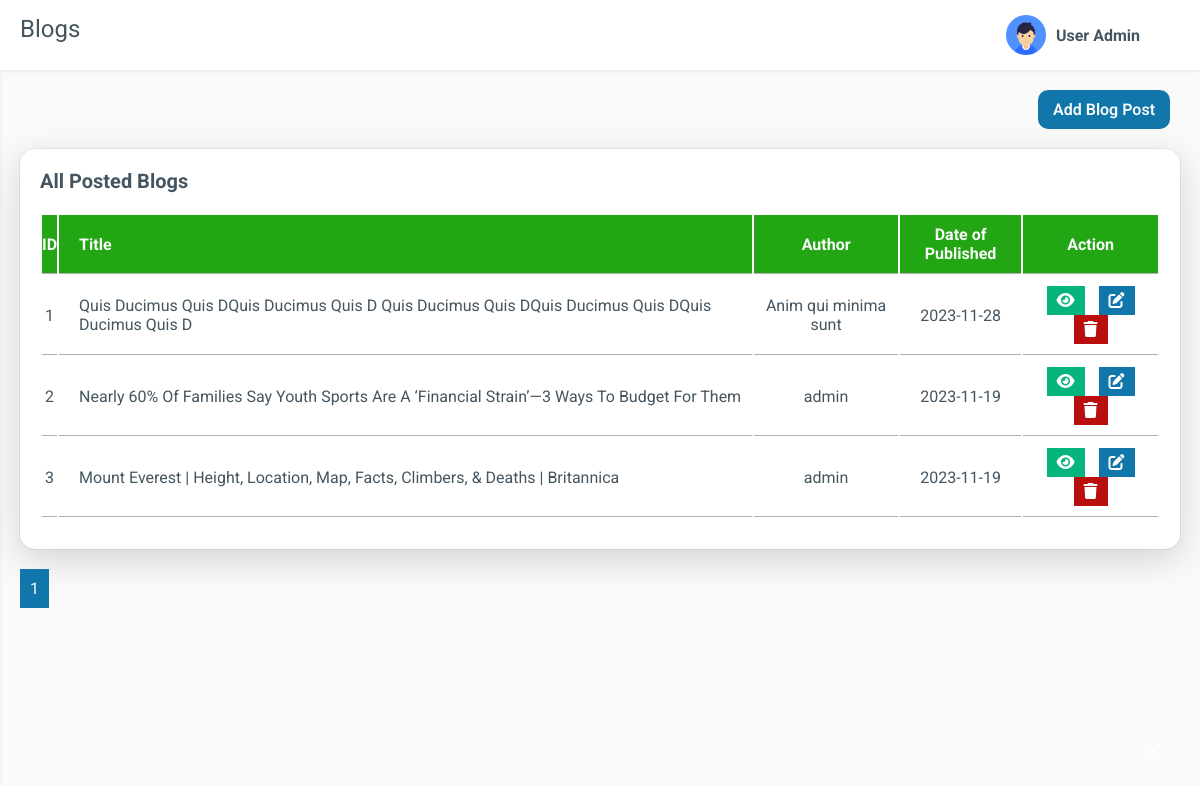
The app's page /admin/blog.php (signed in), older data.
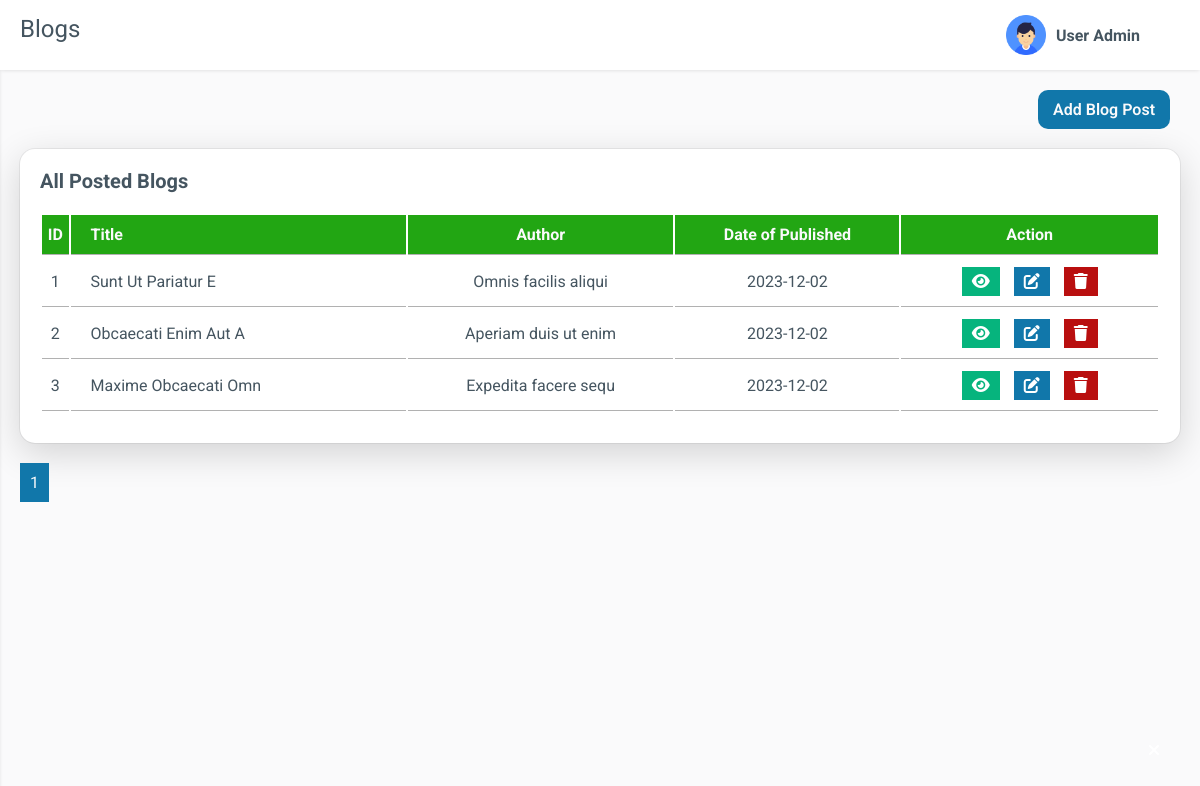
The same page, newer data.
### tables this page shows
CREATE TABLE `tbl_blog` (
  `id` int(11) NOT NULL,
  `post_title` varchar(255) NOT NULL,
  `author_name` varchar(255) NOT NULL,
  `publish_date` date NOT NULL,
  `description` text NOT NULL,
  `image` varchar(255) NOT NULL,
  `publish_time` time NOT NULL
);

### admin/blog.php (the view, shortened to what this page needs)
<?php
require_once('header.php');
require_once('sidebar.php');
?>
<div class="main">
        <div class="main-header">
            <div class="main-title">
                    Blogs
                </div>
                <?php
                    require_once('profile.php');
                ?>
        </div>
        <div class="main-content">
            <div class="row">
                <div class="col-12">
                    <div id="addBtn">
                        <a href="addblog.php">Add Blog Post</a>
                    </div>
                    <div class="box">
                        <div class="box-header">
                            All Posted Blogs
                        </div>
                        <div class="box-body overflow-scroll">
                            <table>
                                <thead>
                                    <tr>
                                        <th class="center">ID</th>
                                        <th class="left">Title</th>
                                        <th class="center">Author</th>
                                        <th class="center">Date of Published</th>
                                        <th class="center">Action</th>
                                    </tr>
                                </thead>
                                <?php
                                    $recordsPerPage = 10;
                                    if (isset($_GET['page']) && is_numeric($_GET['page'])) {
                                        $currentPage = $_GET['page'];
                                    } else {
                                        $currentPage = 1;
                                    }
                                    $offset = ($currentPage - 1) * $recordsPerPage;
                                    $sqlCount = "SELECT COUNT(*) as total FROM tbl_blog";
                                    $resultCount = mysqli_query($conn, $sqlCount);
                                    $totalRecords = mysqli_fetch_assoc($resultCount)['total'];
                                    $totalPages = ceil($totalRecords / $recordsPerPage);
                                ?>
                                <tbody>
                                    <?php
                                    $sql = "SELECT id, post_title, author_name, publish_date FROM tbl_blog ORDER BY publish_date DESC LIMIT $offset, $recordsPerPage";
                                    $result = $conn->query($sql);
                                    $serialNumber = ($currentPage - 1) * $recordsPerPage + 1;
                                    while ($row = $result->fetch_assoc()) {
                                    ?>
                                        <tr>
                                            <td class="center"><?php echo($serialNumber); ?></td>
                                            <td class="left"><?php echo($row['post_title']); ?></td>
                                            <td class="center"><?php echo($row['author_name']); ?></td>
                                            <td class="center"><?php echo($row['publish_date']); ?></td>
                                            <td class="center">
                                                <a href="viewblogs.php?criteria=<?=$row['id']?>" class="view"><span><i class="fa-solid fa-eye"></i></span></a>
                                                <a href="updateBlog.php?criteria=<?=$row['id'];?>" class="edit" onclick="editBtn()"><span><i class="fa-solid fa-pen-to-square"></i></span></a>
                                                <a href="javascript:void(0);" class="delete" onclick="confirmDelete('blog.php?criteria=<?=$row['id']?>')"><span><i class="fa-solid fa-trash"></i></span></a>
                                            </td>
                                        </tr>
                                    <?php
                                        $serialNumber++;
                                    }
                                    ?>
                                </tbody>
                            </table>
                        </div>
                    </div>
                    <div class="pagination">
                        <?php for ($i = 1; $i <= $totalPages; $i++): ?>
                            <a href="?page=<?php echo $i; ?>"><?php echo $i; ?></a>
                        <?php endfor; ?>
                    </div>
                </div>
            </div>
        </div>
</div>
<?php
require_once('footer.php');
?>

Row changes from the older to the newer data that the page shows:
removed tbl_blog: post_title "Quis Ducimus Quis DQuis Ducimus Quis D Quis Ducimus Quis DQuis Ducimus Quis DQuis Ducimus Quis D", author_name "Anim qui minima sunt", publish_date "2023-11-28"
removed tbl_blog: post_title "Nearly 60% Of Families Say Youth Sports Are A ‘financial Strain’—3 Ways To Budget For Them", author_name "admin", publish_date "2023-11-19"
removed tbl_blog: post_title "Mount Everest | Height, Location, Map, Facts, Climbers, & Deaths | Britannica", author_name "admin", publish_date "2023-11-19"
added tbl_blog: post_title "Sunt Ut Pariatur E", author_name "Omnis facilis aliqui", publish_date "2023-12-02"
added tbl_blog: post_title "Obcaecati Enim Aut A", author_name "Aperiam duis ut enim", publish_date "2023-12-02"
added tbl_blog: post_title "Maxime Obcaecati Omn", author_name "Expedita facere sequ", publish_date "2023-12-02"
